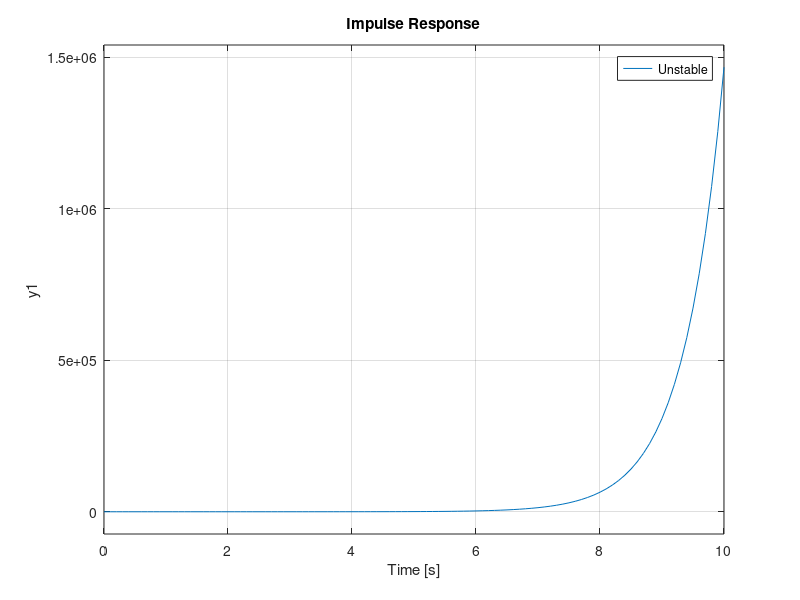
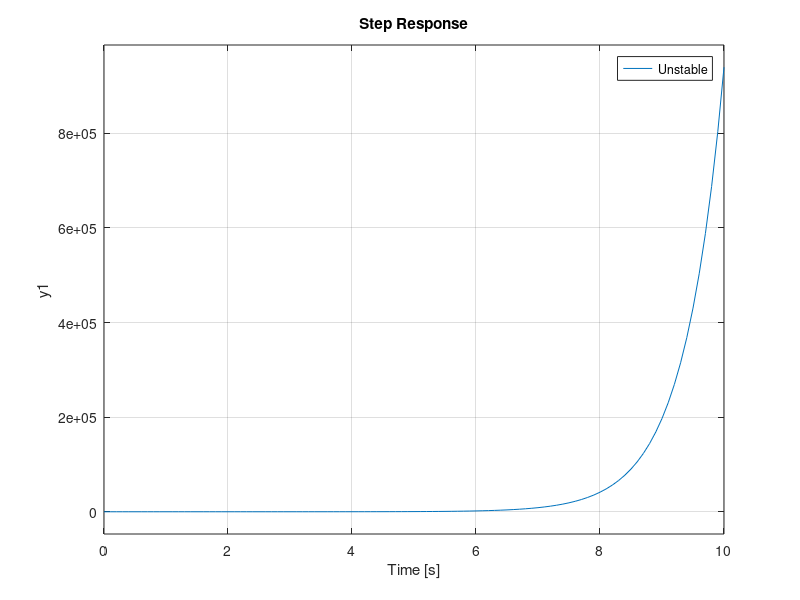
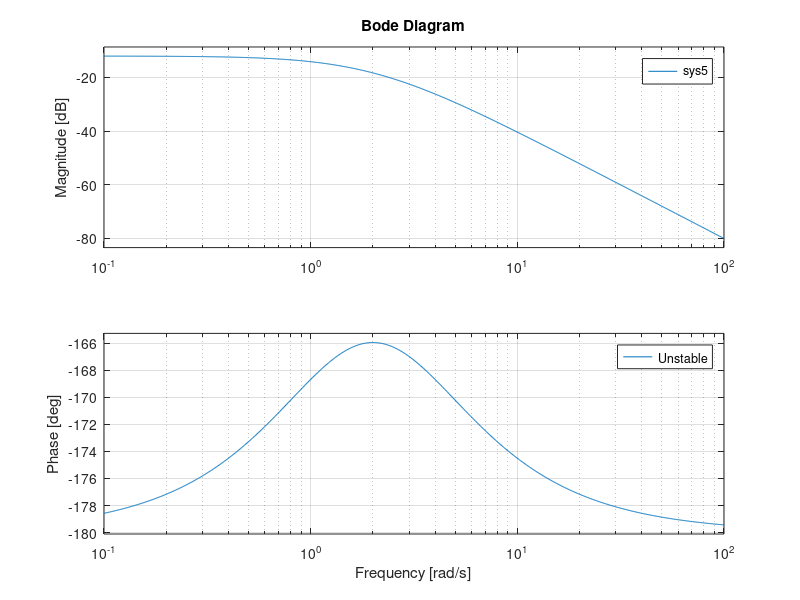
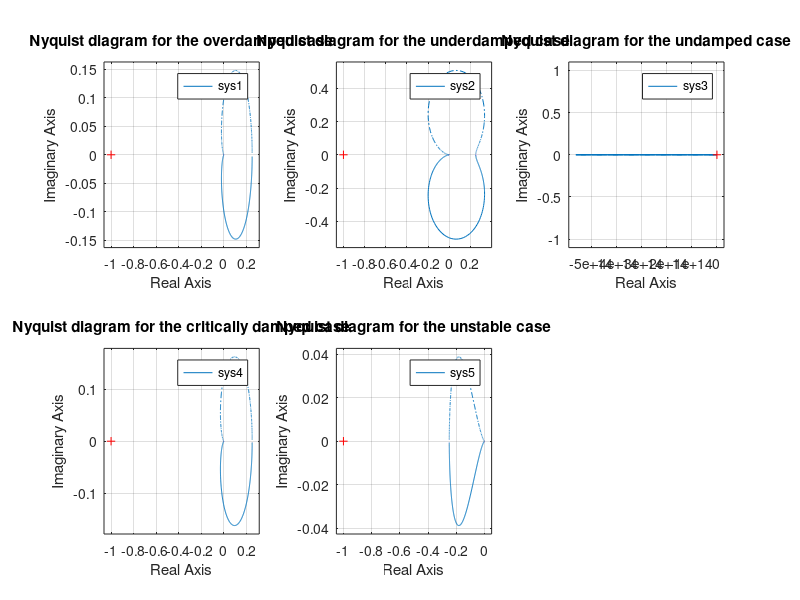

Here is the MATLAB script that generated these plots, in order: (Note: this script raises an error after producing the figures.)
%% Response of second order systems
%
% There are five cases
% 1. Overdamped
% 2. Underdamped
% 3. Undamped
% 4. Critically damped 
% 5. Unstable

% Frequency response simulation: s = jw
% [magnitude, phase] = bode(sys)
% [re, im]           = nyquist(sys)

clear, clc, close all

m = 1; c = 5; k = 4;  sys1 = tf([1],[m c k]); % 1. Overdamped
m = 1; c = 1; k = 4;  sys2 = tf([1],[m c k]); % 2. Underdamped
m = 1; c = 0; k = 4;  sys3 = tf([1],[m c k]); % 3. Undamped
m = 1; c = 4; k = 4;  sys4 = tf([1],[m c k]); % 4. Critically damped
m = 1; c = 1; k = -4; sys5 = tf([1],[m c k]); % 5. Unstable

figure;
subplot(1,2,1);
impulse(sys1,sys2,sys3,sys4,10)
legend('Overdamped', 'Underdamped', 'Undamped', 'Critically damped')
subplot(1,2,2);
impulse(sys5,10)
legend('Unstable');

figure;
subplot(1,2,1);
step(sys1,sys2,sys3,sys4,10)
legend('Overdamped', 'Underdamped', 'Undamped', 'Critically damped')
subplot(1,2,2);
step(sys5,10)
legend('Unstable');

figure;
subplot(1,2,1);
bode(sys1,sys2,sys3,sys4)
legend('Overdamped', 'Underdamped', 'Undamped', 'Critically damped')
subplot(1,2,2);
bode(sys5)
legend('Unstable');

figure;
subplot(2,3,1); nyquist(sys1); title('Nyquist diagram for the overdamped case')
subplot(2,3,2); nyquist(sys2); title('Nyquist diagram for the underdamped case')
subplot(2,3,3); nyquist(sys3); title('Nyquist diagram for the undamped case')
subplot(2,3,4); nyquist(sys4); title('Nyquist diagram for the critically damped case')
subplot(2,3,5); nyquist(sys5); title('Nyquist diagram for the unstable case')

figure; 
subplot(2,3,1); pzmap(sys1);   title('Pole-zero map for the overdamped case')
subplot(2,3,2); pzmap(sys2);   title('Pole-zero map for the underdamped case')
subplot(2,3,3); pzmap(sys3);   title('Pole-zero map for the undamped case')
subplot(2,3,4); pzmap(sys4);   title('Pole-zero map for the critically damped case')
subplot(2,3,5); pzmap(sys5);   title('Pole-zero map for the unstable case')

% Natural frequency and damping of system poles
disp('System 1 = '); damp(sys1) 
disp('System 2 = '); damp(sys2) 
disp('System 3 = '); damp(sys3) 
disp('System 4 = '); damp(sys4) 
disp('System 5 = '); damp(sys5) 

%% Launch a GUI that simplifies the analysis of LTI systems
% linearSystemAnalyzer(sys1, sys2, sys3, sys4, sys5)

%% Stability analysis
% If K>1, the system is asymptotically stable.
% If K<1, the system is unstable.
% If K=1, the system is marginally stable (stable but not asymptotically stable). 

%% Plot the transfer function vs the frequency response function in the s-pĺane
re = linspace(-10,10,100);
im = linspace(-10,10,100);
sys = sys2;
[num, den] = tfdata(sys, 'v')
[s_re, s_im] = meshgrid(re,im);

% Transfer function
s = s_re + 1j*s_im;
Hs = polyval(num,s)./polyval(den,s);

% Frequency response function
w = 0 + 1j*s_im;
Hw = polyval(num,w)./polyval(den,w);

figure
h = surf(s_re,s_im,20*log10(abs(Hs))); alpha(h, 0.1);
hold on
fill3(zeros(size(s_im)),s_im,20*log10(abs(Hw)),[1 0 0])
xlabel('\sigma = Re(s)')
ylabel('\omega = Im(s)')
zlabel('|H(s)| [dB]')
title('S-Plane Plot of System');

% This new plot is done in order to compare with the Bode plot

re = linspace(-10,10,100);
im    = linspace(-3,2,100);
imlog = logspace(-3,2,100);
[s_re, s_im] = meshgrid(re,imlog);

% Transfer function
s = s_re + 1j*2*pi*s_im;
Hs = polyval(num,s)./polyval(den,s);

% Frequency response function
w = 0 + 1j*2*pi*s_im;
Hw = polyval(num,w)./polyval(den,w);

figure
subplot(1,2,1);
bodemag(sys);
xx = xlim;
yy = ylim;

subplot(1,2,2);
h = surf(s_re,imlog,20*log10(abs(Hs))); alpha(h, 0.1);
set(gca,'Yscale','log') %# to set the Y-axis to logarithmic
hold on
fill3(zeros(size(s_im)),imlog,20*log10(abs(Hw)),[1 0 0])
xlabel('\sigma = Re(s)')
ylabel('f = $\frac{\omega}{2\pi}$ = Im(s)', 'Interpreter','LaTeX','FontSize',14)
zlabel('|H(s)| [dB]')
title('S-Plane Plot of System');
view([90, 0]);
ylim(xx);
zlim(yy);
